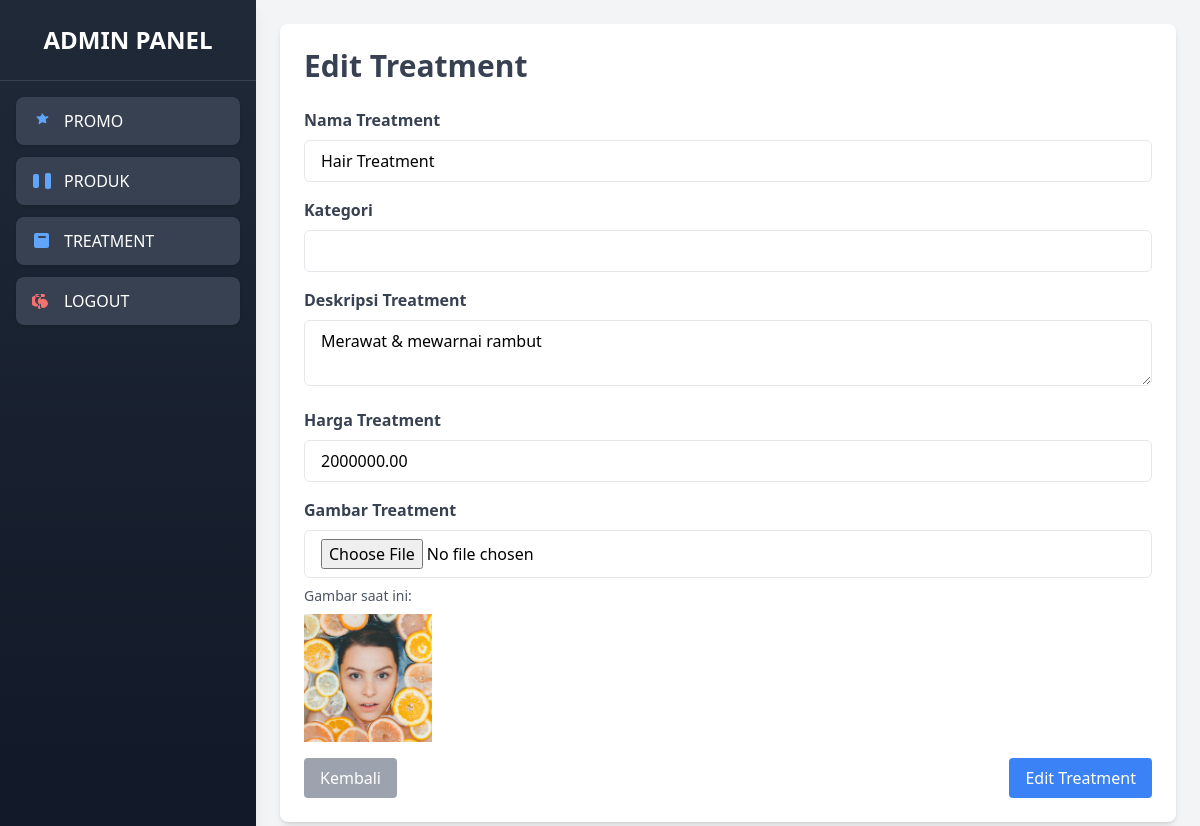
Screenshot of /admin/treatments/edit_treatment.php?id=2 (signed in) with the database file from the repository.
### tables this page shows
CREATE TABLE `treatments` (
  `id` int(11) NOT NULL,
  `name` varchar(255) NOT NULL,
  `description` text NOT NULL,
  `price` decimal(10,2) NOT NULL,
  `image` varchar(255) NOT NULL,
  `created_at` timestamp NOT NULL DEFAULT current_timestamp(),
  `updated_at` timestamp NOT NULL DEFAULT current_timestamp() ON UPDATE current_timestamp(),
  `category` varchar(50) DEFAULT NULL
);

### admin/treatments/edit_treatment.php (the view, shortened to what this page needs)
<?php
include '../../assets/db/database.php';
?>
<!DOCTYPE html>
<html lang="en">
<head>
    <script src="https://cdn.tailwindcss.com"></script>
</head>
<body class="bg-gray-100">
    <?php include "../sidebar.php"; ?>
    <div class="ml-64 p-6">
        <div class="bg-white shadow-md rounded-lg p-6">
            <h1 class="text-3xl font-bold text-gray-700 mb-6">Edit Treatment</h1>
            <?php
            $id = intval($_GET['id']);
            $result = $conn->query("SELECT * FROM treatments WHERE id = $id");
            $treatment = $result->fetch_assoc();
            ?>
            <form action="update_treatment.php" method="POST" enctype="multipart/form-data">
                <div class="mb-4">
                    <label class="block text-gray-700 font-semibold mb-2">Nama Treatment</label>
                    <input type="text" name="name" value="<?= htmlspecialchars($treatment['name']) ?>" class="w-full px-4 py-2 border rounded-md focus:outline-none focus:ring focus:ring-blue-300" required>
                </div>
                <div class="mb-4">
                    <label class="block text-gray-700 font-semibold mb-2">Kategori</label>
                    <input type="text" name="category" value="<?= htmlspecialchars($treatment['category']) ?>" class="w-full px-4 py-2 border rounded-md focus:outline-none focus:ring focus:ring-blue-300" required>
                </div>
                <div class="mb-4">
                    <label class="block text-gray-700 font-semibold mb-2">Deskripsi Treatment</label>
                    <textarea name="description" class="w-full px-4 py-2 border rounded-md focus:outline-none focus:ring focus:ring-blue-300" required><?= htmlspecialchars($treatment['description']) ?></textarea>
                </div>
                <div class="mb-4">
                    <label class="block text-gray-700 font-semibold mb-2">Harga Treatment</label>
                    <input type="number" name="price" value="<?= $treatment['price'] ?>" class="w-full px-4 py-2 border rounded-md focus:outline-none focus:ring focus:ring-blue-300" required>
                </div>
                <div class="mb-4">
                    <label class="block text-gray-700 font-semibold mb-2">Gambar Treatment</label>
                    <input type="file" name="image" class="w-full px-4 py-2 border rounded-md focus:outline-none focus:ring focus:ring-blue-300">
                    <p class="text-sm text-gray-600 mt-2">Gambar saat ini:</p>
                    <img src="../../uploads/<?= htmlspecialchars($treatment['image']) ?>" alt="Gambar Treatment" class="w-32 h-32 object-cover mt-2">
                </div>
                <div class="flex justify-between">
                    <a href="../dashboard.php" class="bg-gray-400 text-white py-2 px-4 rounded hover:bg-gray-500 transition">
                        Kembali
                    </a>
                    <button type="submit" class="bg-blue-500 text-white py-2 px-4 rounded hover:bg-blue-600 transition">
                        Edit Treatment
                    </button>
                </div>
            </form>
        </div>
    </div>
</body>
</html>

### rows the page displays
treatments: name "Hair Treatment", description "Merawat & mewarnai rambut", price "2000000.00", image (picture)
